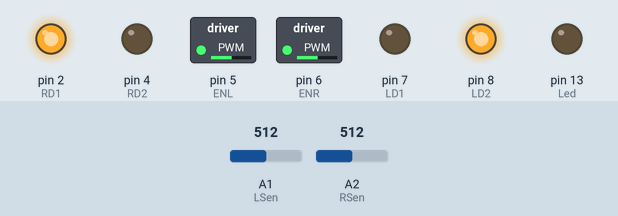
Bench run of a program on a simulated Arduino Nano, built with avr-gcc and run on an emulated ATmega328P. Shown: switched loads named in the program (green lamp = pin HIGH), output pins drawn as LEDs (lit = HIGH). Dashed ring = blinking. The inputs (shaded band) are chosen by the test bench; at power-on: A1 (LSen) = 512, A2 (RSen) = 512.

Above: at 6.4 s.
6.5 s: A1 (LSen) set to 54
8.0 s: A1 (LSen) set to 46
At 9.1 s:
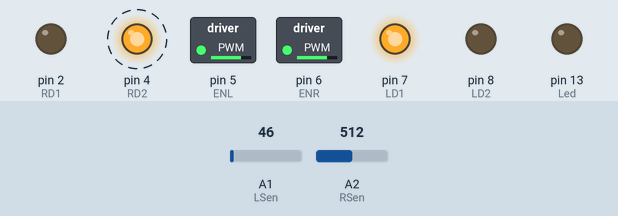
11.0 s: A2 (RSen) set to 53
14.0 s: A2 (RSen) set to 46
At 16.8 s:
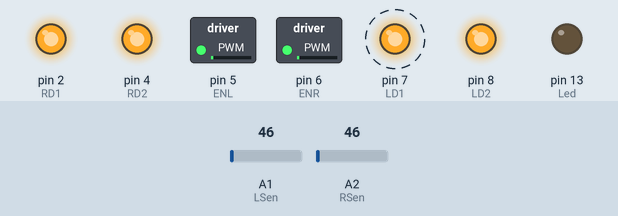
17.0 s: A2 (RSen) set to 122
At 19.9 s:
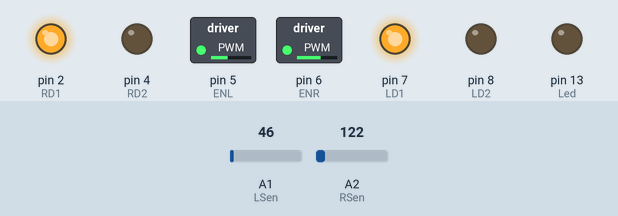
20.0 s: A2 (RSen) set to 10
At 22.5 s:
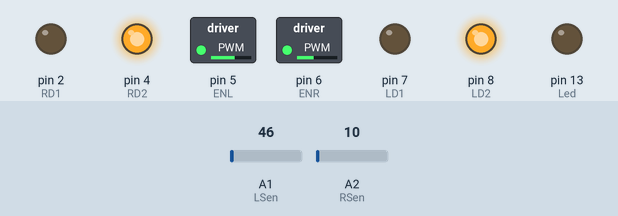
Timing chart, 0 to 24.0 s (numbered marks = the images above; inputs shaded):
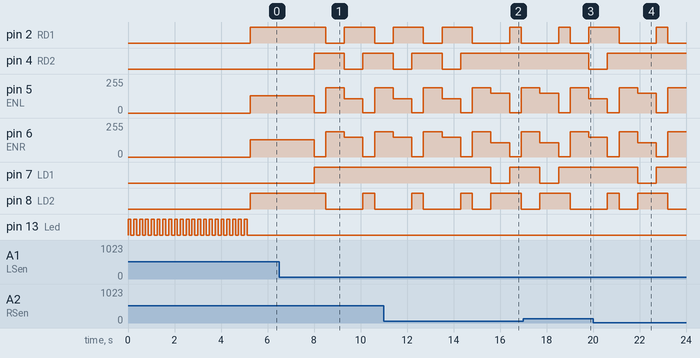

The program:

main.cpp
```cpp
#include "Arduino.h" //!This library is needed to define the pins used to control the arduino

//-----------------Begin Definitions Section--------------------//
//? The section of coding below redefines the arduino pins to more user frinendly names

//Sensors
#define RSen A2   //Right edge or line sensor (pin 22)
#define LSen A1   //Left edge or line sensor (pin 21)
#define CSen A0   //Center line sensor (pin 20)
#define Sharp A3  //Targeting Sensor (pin 23)
//Motor control
#define ENR 6   //Right motor PWM (pin 9)
#define RD1 2   //Right motor dir1 (pin 5)
#define RD2 4   //Right motor dir2 (pin 7)
#define ENL 5   //Left motor PWM (pin 8)
#define LD1 7   //Left motor dir1 (pin 10)
#define LD2 8   //Left motor dir2 (pin 11)
//Outputs
#define Led 13  //Onboard led for diag

//Switches
//?The definitions below are switches to Enable and Disable secions of predefined logic
// Remove the "//" before a definition to Enable or add to Disable
//#define Debug       //? Enables serial printout of sensors
//#define RampEn      //? Enables motor ramp up logic !!not finished!!

//------------------End Definitions Section---------------------//

//-------------Begin Variable Definitions Section---------------//
//User adjustable program variables
int EdgeLVL = 50;   //Edge detection threshold
int SharpLvl = 250;  //Threshold for sharp targeting sensor (0-1023 higher number shortens detection range)
int MinSpd = 130;   //Minimum speed for motors to run (0-255  default: 0)
int FwdSpd = 130;   //Variable for reverse speed (0-255  default: 150)
int RevSpd = 190;   //Variable for reverse speed (0-255  default: 100)
int Turn = 150;     //Variable for turnig speed (0-255  default: 80)
int RSenOff = 0;    //Right senosr offest to compensate for bad alignment
int LSenOff = 0;    //Left sensor offest to compensate for bad alignment
int MaxSpd = 200;   //Maximum speed for all motions (0-255  default: 200)

//Program variables //!MODIFICATION NOT RECOMENDED!!
int LCur;   // Variable to store left sensor current value
int RCur;   // Variable to store right sensor current value
int LThr;
int RThr;
int CurSpd = 0; // Variable to store current speed threshold
float Ramp; // Variable to store ramp up value for fwd motion

//--------------End Variable Definitions Section----------------//

//----------Begin Routine & Logic Definitions Section-----------//


void Fwd(){
  analogWrite(ENR,CurSpd);  //right motor PWM signal
  digitalWrite(RD1,HIGH);   //right motor sw1
  digitalWrite(RD2,LOW);    //right motor sw2
  analogWrite(ENL,CurSpd);  //left motor PWM signal
  digitalWrite(LD1,LOW);   //left motor sw1
  digitalWrite(LD2,HIGH);    //left motor sw2
  delay(1);
}

void Brk(){
  analogWrite(ENR,HIGH);    //set right PWM on
  digitalWrite(RD1,HIGH);   //right motor sw1
  digitalWrite(RD2,HIGH);   //right motor sw2
  analogWrite(ENL,HIGH);    //set left PWM on
  digitalWrite(LD1,HIGH);   //left motor sw1
  digitalWrite(LD2,HIGH);   //left motor sw2
  delay(1);
}

void RotR(){
  analogWrite(ENR,(0+Turn));  //set right PWM on
  digitalWrite(RD1,HIGH);      //right motor sw1
  digitalWrite(RD2,LOW);     //right motor sw2
  analogWrite(ENL,(0-Turn));  //set left PWM on
  digitalWrite(LD1,HIGH);     //left motor sw1
  digitalWrite(LD2,LOW);      //left motor sw2
  delay(1);
}

void RotL(){
  analogWrite(ENR,(0-Turn));  //set right PWM on
  digitalWrite(RD1,LOW);     //right motor sw1
  digitalWrite(RD2,HIGH);      //right motor sw2
  analogWrite(ENL,(0+Turn));  //set left PWM on
  digitalWrite(LD1,LOW);      //left motor sw1
  digitalWrite(LD2,HIGH);     //left motor sw2
  delay(1);
}

void Rev(){
  analogWrite(ENR,RevSpd);  //right motor PWM signal
  digitalWrite(RD1,LOW);   //right motor sw1
  digitalWrite(RD2,HIGH);    //right motor sw2
  analogWrite(ENL,RevSpd);  //left motor PWM signal
  digitalWrite(LD1,HIGH);   //left motor sw1
  digitalWrite(LD2,LOW);    //left motor sw2
  delay(1);
}


//-----------End Routine & Logic Definitions Section------------//

//-----------------Setup Logic (runs once)----------------------//

void setup() {
  //set pinmodes based on device type
  pinMode(RSen,INPUT);
  pinMode(LSen,INPUT);
  pinMode(CSen,INPUT);
  pinMode(Sharp,INPUT);
  pinMode(ENR,OUTPUT);
  pinMode(RD1,OUTPUT);
  pinMode(RD2,OUTPUT);
  pinMode(ENL,OUTPUT);
  pinMode(LD1,OUTPUT);
  pinMode(LD2,OUTPUT);
  pinMode(Led,OUTPUT);

   LThr = EdgeLVL;
   RThr = EdgeLVL;

  #ifdef Debug
    Serial.begin(19200);
  #endif

  #ifndef RampEn
    CurSpd = FwdSpd;
  #endif

  //5 second delay at the start of the match //!DO NOT REMOVE for Sumo battles//
  for(int i=0; i<=20; i++){
    digitalWrite(Led,HIGH);
    delay(125);
    digitalWrite(Led,LOW);
    delay(125);
  }
  //delay(5000);                                                                //
  //**************************************************************************//
}

//-------------END Setup Logic (runs once)----------------------//

//-------------Main Logic (runs continuous)---------------------//

//MAIN Loop

void loop() {
  int LCur = (analogRead(LSen)+LSenOff);  //read current value for sensor into LCur with offset of Left sensor
  int RCur = (analogRead(RSen)+RSenOff);  //read current value for sensor into Rcur with offset of Right sensor
  #ifdef Debug
    Serial.print("left sensor: ");
    Serial.println(LCur,DEC);
    Serial.print("Right sensor: ");
    Serial.println(RCur);
    delay(1);
  #endif

   if (RCur < RThr){                //Line detected on the right, stop..reverse..turn left..
    Ramp = 0;                         //Reset ramp to 0
    Brk();
    delay(500);
    Rev();
    delay(800);
    RotL();
    delay(800);
  } else if (LCur < LThr){         //Line detected on the right, stop..reverse..turn right..
    Ramp = 0;                         //Reset ramp to 0
    Brk();
    delay(500);
    Rev();
    delay(800);
    RotR();
    delay(800);
  } else{
    #ifdef RampEn
      CurSpd = (CurSpd < FwdSpd ) ? (MinSpd+Ramp): FwdSpd;
    #endif
    Fwd();
    #ifdef RampEn
      Ramp=(Ramp+0.01);
    #endif
  }
}
```

Measured:
- the behaviour switches between 50 and 49 on A1 (LSen) (found by bisection; images 0 and 1)
- the behaviour switches between 50 and 49 on A2 (RSen) (found by bisection; images 1 and 2)
- after the input at 6.5 s, every drawn part: stays the same
- after the input at 8.0 s, pin 2 (RD1): HIGH → LOW after 0.50 s, → HIGH 0.80 s later, → LOW 1.3 s later; pin 4 (RD2): LOW → HIGH at once, → LOW 1.3 s later, → HIGH 0.80 s later
- after the input at 14.0 s, pin 4 (RD2): goes on until 14.3 s, then stays HIGH; pin 7 (LD1): HIGH → LOW after 1.6 s, → HIGH 0.80 s later
- after the input at 17.0 s, pin 4 (RD2): HIGH → LOW after 2.8 s
- after the input at 20.0 s, pin 4 (RD2): goes on until 20.6 s, then stays HIGH; pin 7 (LD1): HIGH → LOW after 1.9 s, → HIGH 0.80 s later
